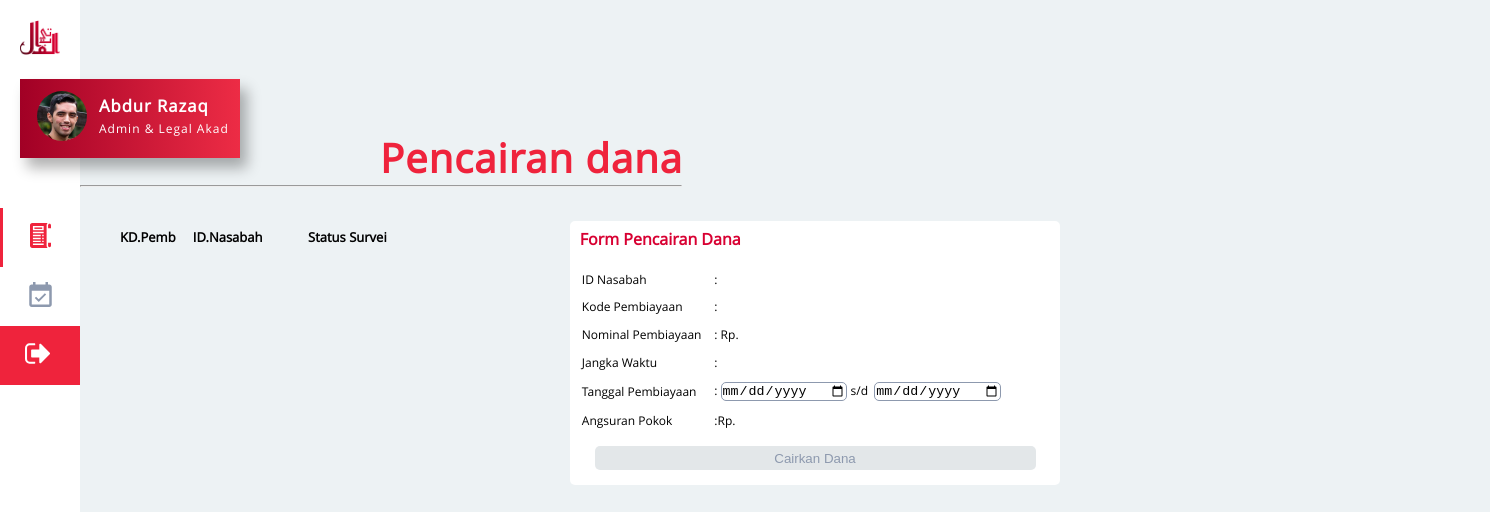
The page /includes/admin-page1.php (signed in) on the database its author committed.
### tables this page shows
CREATE TABLE `karyawan` (
  `no_k` int(11) NOT NULL,
  `nama_k` varchar(255) NOT NULL,
  `email_k` varchar(255) NOT NULL,
  `pass_k` varchar(255) NOT NULL,
  `jk_k` varchar(50) NOT NULL,
  `jabatan_k` varchar(100) NOT NULL,
  `tgl_k` timestamp NOT NULL DEFAULT CURRENT_TIMESTAMP ON UPDATE CURRENT_TIMESTAMP,
  `nik_k` varchar(16) NOT NULL,
  `npwp_k` varchar(16) NOT NULL,
  `kk_k` varchar(16) NOT NULL,
  `hp_k` varchar(20) NOT NULL,
  `status_k` varchar(100) NOT NULL,
  `foto_k` varchar(300) NOT NULL
);

### includes/auth/user_auth.php (called while the page is built)
<?php
function get_data_karyawan($no_k) {
	$con = new mysqli("localhost", "root", "", "bmt");
	$sql = $con->query("select * from karyawan where no_k='$no_k'");
	$data = $sql->fetch_array(MYSQLI_ASSOC);
	if(!empty($data)) {
		return $data;
	}
	return NULL;
}
?>

### includes/koneksi_pencairan.php (called while the page is built, shortened)
<?php
$save = false;
$kd_p = '0';
$id_n = '0';
$nominal_p = '';
$jangka_p = '';
$pokok = '';
?>

### includes/admin-page1.php (the view, shortened to what this page needs)
<?php
	require_once('auth/user_auth.php');
	$no_k = $_SESSION['admin'];
	$data_karyawan = get_data_karyawan($no_k);
?>
<!DOCTYPE html>
<html>
<head>
	<link rel="stylesheet" type="text/css" href="admin.css?v=<?php echo time(); ?>">
	<link rel="stylesheet" type="text/css" href="aos.css">
</head>
<body>
	<nav>
		<ul class="navbar-left">
			<li>
				<a href="#" class="logo"><img src="../src/img/logo-merah.png"></a>
			</li>
			<li>
				<div class="profile-box">
					<table>
					  <tr>
					    <td><img src="<?="foto_karyawan/".$data_karyawan['foto_k'];?>"></td>
					    <td class="nama"><h5><?=$data_karyawan['nama_k'];?></h5><p class="jabatan">Admin & Legal Akad</p></td>
					  </tr>
					</table>
				</div>
			</li>
			<div class="main-menu">
				<li class="menu-active">
					<a a href="admin-page1.php" class="active"><img src="../src/img/menu-icon/receipt-red.svg"></a>
				</li>
				<li class="menu menu1">
					<a href="admin-page2.php" class="passive"><img src="../src/img/menu-icon/event-grey.svg"></a>
				</li>
				<li class="keluar">
					<a href="logout.php" class="passive"><img src="../src/img/menu-icon/keluar-white.svg"></a>
				</li>
			</div>
		</ul>
	</nav>
	<main>
		<section class="section1 pencairan">
			<div data-aos="fade-right"><p>Pencairan dana</p></div>
			<hr>
		</section>
		<section class="section2 pencairan-area">
			<div class="db-pembiayaan-area">
				<?php
				require_once 'koneksi_pencairan.php';
				?>
				<table class="table pembiayaan-table">
					<thead>
						<tr>
							<th class="kd_p">KD.Pemb</th>
							<th class="id_n">ID.Nasabah</th>
							<th class="stat_pers">Status Survei</th>
							<th class="act_p"></th>
						</tr>
					</thead>
				</table>
			</div>
			<div class="form-pencairan-area">
				<form method="post" action="koneksi_pencairan.php">
					<h4>Form Pencairan Dana</h4>
					<table class="form-pencairan-table">
						<tr>
							<td class="form-pencairan-label">ID Nasabah</td>
							<td class="form-pencairan-input input-id_n">
								<?php if ($id_n == '0') :?>
								:<input type="hidden" name="id_n" value="<?php echo $id_n?>" readonly="readonly">
								<?php else :?>
								:<input type="text" name="id_n" value="<?php echo $id_n?>" readonly="readonly">
								<?php endif;?>
							</td>
						</tr>
						<tr>
							<td class="form-pencairan-label">Kode Pembiayaan</td>
							<td class="form-pencairan-input input-kd_p">
								<?php if ($kd_p == '0') :?>
								:<input type="hidden" name="kd_p" value="<?php echo $kd_p?>" readonly="readonly">
								<?php else :?>
								:<input type="text" name="kd_p" value="<?php echo $kd_p?>" readonly="readonly">
								<?php endif;?>
							</td>
						</tr>
						<tr>
							<td class="form-pencairan-label">Nominal Pembiayaan</td>
							<td class="form-pencairan-input input-nominal_p">: Rp.<input type="text" name="nominal_p" value="<?php echo $nominal_p;?>" readonly="readonly	"></td>
						</tr>
						<tr>
							<td class="form-pencairan-label">Jangka Waktu</td>
							<td class="form-pencairan-input input-jangka_p">:<input type="text" name="jangka_p" value="<?php echo $jangka_p;?>" readonly="readonly"></td>
						</tr>
						<tr>
							<td class="form-pencairan-label">Tanggal Pembiayaan</td>
							<td class="form-pencairan-input">
								:<input class="input-tgl_awal" type="date" name="tgl_awal"> s/d <input class="input-tgl_akhir" type="date" name="tgl_akhir"></td>
						</tr>
						<tr>
							<td class="form-pencairan-label">Angsuran Pokok</td>
							<td class="form-pencairan-input input-pokok">:Rp.<input type="text" name="pokok" value="<?php echo $pokok;?>"></td>
						</tr>
					</table>
					<div id="cairkan-btn-area">
						<center>
						<?php if ($save == true): ?>
						<button class="cairkan-btn" type="submit" name="save">Cairkan Dana</button>
						<?php else: ?>
						<button class="cairkan-btn-disabled" type="submit" name="save" disabled="disabled">Cairkan Dana</button>
						<?php endif; ?>
						</center>
					</div>
				</form>
			</div>
		</section>
	</main>
</body>
</html>

### includes/admin.css (style rules this page uses)
* { margin: 0; padding: 0; }
html { background-color: #EDF2F4; }
nav { position: fixed; top: 0; left: 0; width: 80px; height: 100%; background-color: #fff; display: flex; flex-direction: column; padding-top: 20px; }
.logo img { width: 40px; margin-left: 20px; }
.profile-box { margin-top: 20px; margin-left: 20px; width: 220px; letter-spacing: 1px; font-size: 20px; background-color: rgb(161,0,37); background: linear-gradient(90deg, rgba(161,0,37,1) 0%, rgba(237,44,69,1) 100%); padding-top: 5px; padding-bottom: 10px; -webkit-box-shadow: 7px 10px 13px 0px rgba(0,0,0,0.3); -moz-box-shadow: 7px 10px 13px 0px rgba(0,0,0,0.3); box-shadow: 7px 10px 13px 0px rgba(0,0,0,0.3); }
.profile-box img { width: 50px; border-radius: 50%; margin-top: 5px; }
.profile-box table td { padding-left: 5px; padding-right: 5px; }
.profile-box table { margin-left: 10px; }
.nama { vertical-align: middle; }
.nama h5 { font-family: "Open Sans"; font-weight: bold; color: #fff; }
.jabatan { color: #fff; font-family: "Open Sans"; font-size: 9pt; letter-spacing: 1px; margin-top: 3px; }
.main-menu { margin-top: 50px; }
.main-menu img { width: 25px; margin-left: 25px; }
.menu-active { padding-top: 15px; padding-bottom: 15px; border-left: 3px solid #EF233C; }
.keluar { background: #EF233C; padding-top: 15px; padding-bottom: 15px; }
.menu { padding-top: 15px; padding-bottom: 15px; border-left: 3px solid #fff; }
main { margin-left: 80px; }
.section1 { width: 100%; padding-top: 130px; }
.section1 hr { width: 600px; color: #EDF2F4; }
.pencairan p { font-family: "Open Sans"; font-weight: bold; color: #EF233C; margin-left:300px; letter-spacing: 1px; font-size: 40px; }
.pencairan-area { padding-top: 20px; width: 1400px; height: 500px; overflow: hidden; }
.db-pembiayaan-area { width: 30%; height: 90%; margin-left: 2%; float: left; overflow-y: scroll; }
.form-pencairan-area { font-family:"Open sans"; width: 50%; height: 90%; margin-left: 3%; float: left; }
.pembiayaan-table { font-family:"Open sans"; border-collapse: collapse; table-layout: fixed; width: 95%; margin-top: 5%; }
.pembiayaan-table th { font-size: 13px; }
.kd_p { width: 20%; border-top-left-radius: 5px; border-bottom-left-radius: 5px; }
.id_n { width: 20%; }
.stat_pers { width: 40% }
.act_p { width: 20%; }
.form-pencairan-area form { background-color: #ffffff; width: 70%; height: 57%; padding-top: 1%; margin-top: 2%; border-radius: 5px; }
.form-pencairan-area h4 { color: #D80032; margin-left: 2%; }
.form-pencairan-area table { font-size: 12px; margin-top: 2%; table-layout: fixed; width: 90%; margin-left: 2%; }
.form-pencairan-area td { padding-top: 2%; }
.form-pencairan-label { width: 30%; }
.form-pencairan-input { width: 70%; }
.form-pencairan-input input[type=text] { margin-left: 1%; border: none; outline: none; }
.form-pencairan-input input[type=date] { border: 1px solid #8D99AE; border-radius: 5px; margin-left: 1%; width: 41%; }
.cairkan-btn-disabled { width: 90%; background-color: #E3E7E9; border: none; color: #8D99AE; padding-top: 1%; padding-bottom: 1%; border-radius: 5px; margin-top: 3%; }

### rows shown on the page
karyawan: foto_k (picture), nama_k "Abdur Razaq"
